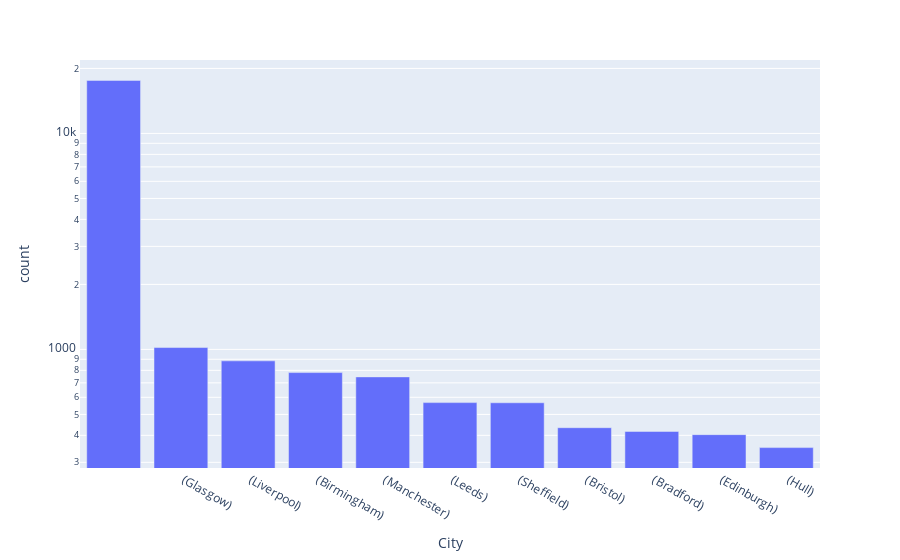

Notebook source saved alongside this figure:
### Code cell
from plotly.express import bar
bar(data_frame=df['City'].value_counts(dropna=False).to_frame().reset_index().head(11), x='City', y='count', log_y=True)

### Figure 1 — Plotly figure (JSON) as saved in the notebook; plotly's stock layout.template omitted (floating-point values rounded to 4 significant figures)
{"data": [{"alignmentgroup": "True", "hovertemplate": "City=%{x}<br>count=%{y}<extra></extra>", "legendgroup": "", "marker": {"color": "#636efa", "pattern": {"shape": ""}}, "name": "", "offsetgroup": "", "orientation": "v", "showlegend": false, "textposition": "auto", "type": "bar", "x": [" ", " (Glasgow)", " (Liverpool)", " (Birmingham)", " (Manchester)", " (Leeds)", " (Sheffield)", " (Bristol)", " (Bradford)", " (Edinburgh)", " (Hull)"], "xaxis": "x", "y": [17601, 1020, 885, 781, 746, 567, 566, 434, 417, 403, 351], "yaxis": "y"}], "layout": {"barmode": "relative", "legend": {"tracegroupgap": 0}, "margin": {"t": 60}, "xaxis": {"anchor": "y", "domain": [0, 1], "title": {"text": "City"}}, "yaxis": {"anchor": "x", "domain": [0, 1], "title": {"text": "count"}, "type": "log"}}}
